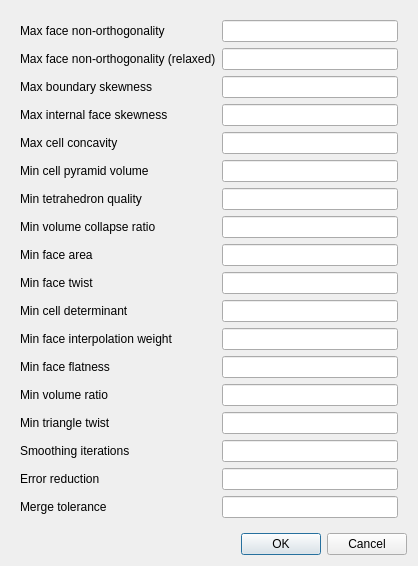
<?xml version="1.0" encoding="UTF-8"?>
<ui version="4.0">
 <class>MeshQualityParametersDialog</class>
 <widget class="QDialog" name="MeshQualityParametersDialog">
  <property name="geometry">
   <rect>
    <x>0</x>
    <y>0</y>
    <width>418</width>
    <height>564</height>
   </rect>
  </property>
  <property name="windowTitle">
   <string>Mesh quality parameters</string>
  </property>
  <layout class="QVBoxLayout" name="verticalLayout">
   <item>
    <widget class="QWidget" name="widget" native="true">
     <layout class="QFormLayout" name="formLayout">
      <item row="0" column="0">
       <widget class="QLabel" name="label">
        <property name="text">
         <string>Max face non-orthogonality</string>
        </property>
       </widget>
      </item>
      <item row="0" column="1">
       <widget class="QLineEdit" name="maxNonOrtho"/>
      </item>
      <item row="1" column="0">
       <widget class="QLabel" name="label_2">
        <property name="text">
         <string>Max face non-orthogonality (relaxed)</string>
        </property>
       </widget>
      </item>
      <item row="2" column="0">
       <widget class="QLabel" name="label_3">
        <property name="text">
         <string>Max boundary skewness</string>
        </property>
       </widget>
      </item>
      <item row="3" column="0">
       <widget class="QLabel" name="label_4">
        <property name="text">
         <string>Max internal face skewness</string>
        </property>
       </widget>
      </item>
      <item row="4" column="0">
       <widget class="QLabel" name="label_5">
        <property name="text">
         <string>Max cell concavity</string>
        </property>
       </widget>
      </item>
      <item row="5" column="0">
       <widget class="QLabel" name="label_6">
        <property name="text">
         <string>Min cell pyramid volume</string>
        </property>
       </widget>
      </item>
      <item row="6" column="0">
       <widget class="QLabel" name="label_7">
        <property name="text">
         <string>Min tetrahedron quality</string>
        </property>
       </widget>
      </item>
      <item row="7" column="0">
       <widget class="QLabel" name="label_8">
        <property name="text">
         <string>Min volume collapse ratio</string>
        </property>
       </widget>
      </item>
      <item row="8" column="0">
       <widget class="QLabel" name="label_9">
        <property name="text">
         <string>Min face area</string>
        </property>
       </widget>
      </item>
      <item row="9" column="0">
       <widget class="QLabel" name="label_10">
        <property name="text">
         <string>Min face twist</string>
        </property>
       </widget>
      </item>
      <item row="10" column="0">
       <widget class="QLabel" name="label_11">
        <property name="text">
         <string>Min cell determinant</string>
        </property>
       </widget>
      </item>
      <item row="11" column="0">
       <widget class="QLabel" name="label_12">
        <property name="text">
         <string>Min face interpolation weight</string>
        </property>
       </widget>
      </item>
      <item row="12" column="0">
       <widget class="QLabel" name="label_13">
        <property name="text">
         <string>Min face flatness</string>
        </property>
       </widget>
      </item>
      <item row="13" column="0">
       <widget class="QLabel" name="label_14">
        <property name="text">
         <string>Min volume ratio</string>
        </property>
       </widget>
      </item>
      <item row="14" column="0">
       <widget class="QLabel" name="label_15">
        <property name="text">
         <string>Min triangle twist</string>
        </property>
       </widget>
      </item>
      <item row="15" column="0">
       <widget class="QLabel" name="label_16">
        <property name="text">
         <string>Smoothing iterations</string>
        </property>
       </widget>
      </item>
      <item row="16" column="0">
       <widget class="QLabel" name="label_17">
        <property name="text">
         <string>Error reduction</string>
        </property>
       </widget>
      </item>
      <item row="17" column="0">
       <widget class="QLabel" name="label_18">
        <property name="text">
         <string>Merge tolerance</string>
        </property>
       </widget>
      </item>
      <item row="1" column="1">
       <widget class="QLineEdit" name="maxNonOrthoRelaxed"/>
      </item>
      <item row="2" column="1">
       <widget class="QLineEdit" name="maxBoundarySkewness"/>
      </item>
      <item row="3" column="1">
       <widget class="QLineEdit" name="maxInternalSkewness"/>
      </item>
      <item row="4" column="1">
       <widget class="QLineEdit" name="maxConcave"/>
      </item>
      <item row="5" column="1">
       <widget class="QLineEdit" name="minVol"/>
      </item>
      <item row="6" column="1">
       <widget class="QLineEdit" name="minTetQuality"/>
      </item>
      <item row="7" column="1">
       <widget class="QLineEdit" name="minVolCollapseRatio"/>
      </item>
      <item row="8" column="1">
       <widget class="QLineEdit" name="minArea"/>
      </item>
      <item row="9" column="1">
       <widget class="QLineEdit" name="minTwist"/>
      </item>
      <item row="10" column="1">
       <widget class="QLineEdit" name="minDeterminant"/>
      </item>
      <item row="11" column="1">
       <widget class="QLineEdit" name="minFaceWeight"/>
      </item>
      <item row="12" column="1">
       <widget class="QLineEdit" name="minFaceFlatness"/>
      </item>
      <item row="13" column="1">
       <widget class="QLineEdit" name="minVolRatio"/>
      </item>
      <item row="14" column="1">
       <widget class="QLineEdit" name="minTriangleTwist"/>
      </item>
      <item row="15" column="1">
       <widget class="QLineEdit" name="nSmoothScale"/>
      </item>
      <item row="16" column="1">
       <widget class="QLineEdit" name="errorReduction"/>
      </item>
      <item row="17" column="1">
       <widget class="QLineEdit" name="mergeTolerance"/>
      </item>
     </layout>
    </widget>
   </item>
   <item>
    <widget class="QDialogButtonBox" name="buttonBox">
     <property name="orientation">
      <enum>Qt::Horizontal</enum>
     </property>
     <property name="standardButtons">
      <set>QDialogButtonBox::Cancel|QDialogButtonBox::Ok</set>
     </property>
    </widget>
   </item>
  </layout>
 </widget>
 <resources/>
 <connections>
  <connection>
   <sender>buttonBox</sender>
   <signal>accepted()</signal>
   <receiver>MeshQualityParametersDialog</receiver>
   <slot>accept()</slot>
   <hints>
    <hint type="sourcelabel">
     <x>248</x>
     <y>254</y>
    </hint>
    <hint type="destinationlabel">
     <x>157</x>
     <y>274</y>
    </hint>
   </hints>
  </connection>
  <connection>
   <sender>buttonBox</sender>
   <signal>rejected()</signal>
   <receiver>MeshQualityParametersDialog</receiver>
   <slot>reject()</slot>
   <hints>
    <hint type="sourcelabel">
     <x>316</x>
     <y>260</y>
    </hint>
    <hint type="destinationlabel">
     <x>286</x>
     <y>274</y>
    </hint>
   </hints>
  </connection>
 </connections>
</ui>
